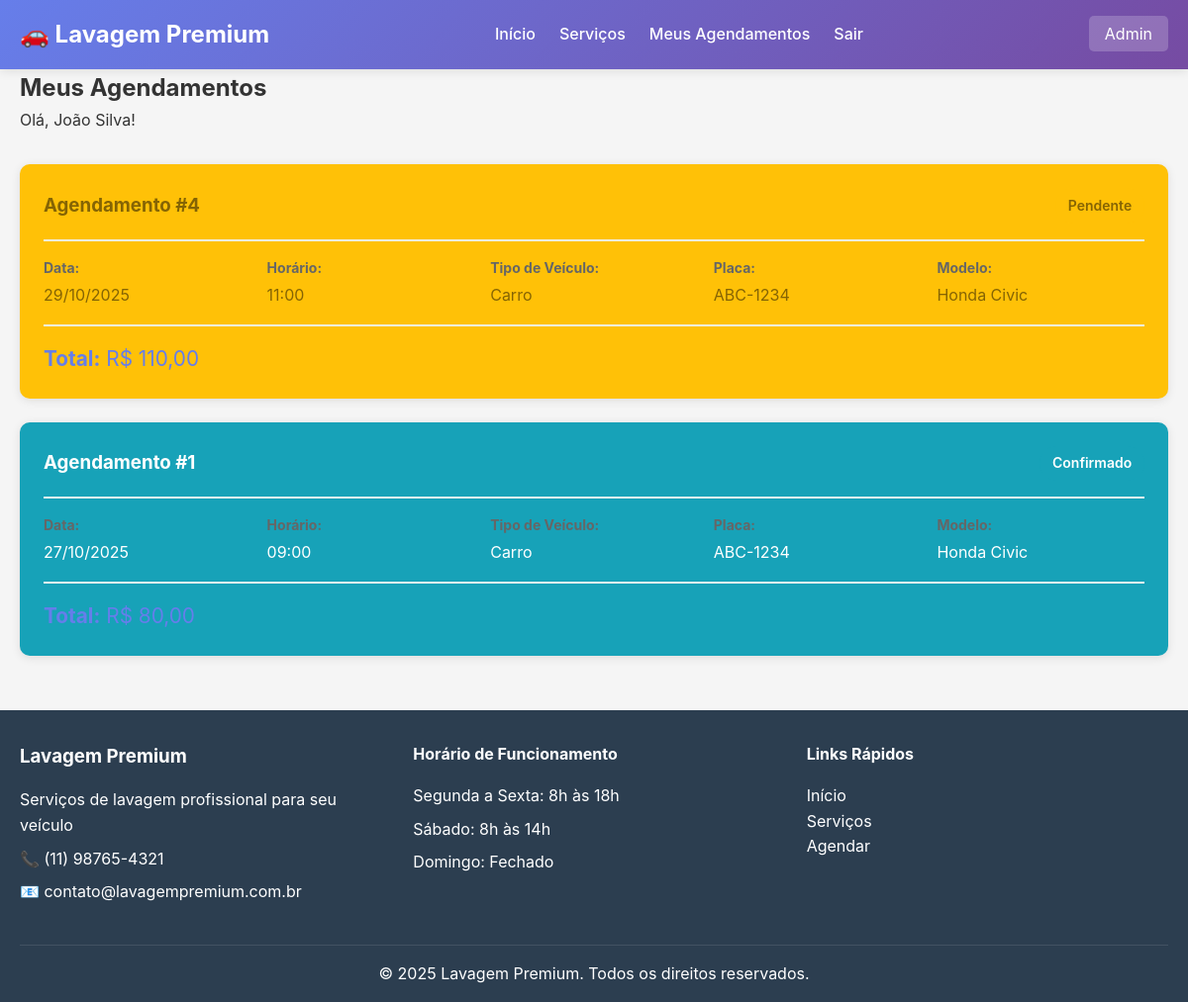
Page /public/meus-agendamentos.php (signed in) on the committed database.
### tables this page shows
CREATE TABLE agendamentos (
    id INT PRIMARY KEY AUTO_INCREMENT,
    cliente_id INT NOT NULL,
    data_agendamento DATE NOT NULL,
    hora_agendamento TIME NOT NULL,
    tipo_veiculo ENUM('moto', 'carro', 'camioneta') NOT NULL,
    placa_veiculo VARCHAR(20),
    modelo_veiculo VARCHAR(100),
    observacoes TEXT,
    valor_total DECIMAL(10,2) NOT NULL,
    status ENUM('pendente', 'confirmado', 'em_andamento', 'concluido', 'cancelado') DEFAULT 'pendente',
    data_criacao TIMESTAMP DEFAULT CURRENT_TIMESTAMP,
    data_atualizacao TIMESTAMP DEFAULT CURRENT_TIMESTAMP ON UPDATE CURRENT_TIMESTAMP,
    FOREIGN KEY (cliente_id) REFERENCES clientes(id),
    INDEX idx_cliente (cliente_id),
    INDEX idx_data (data_agendamento),
    INDEX idx_status (status),
    INDEX idx_data_hora (data_agendamento, hora_agendamento)
);

### app/models/Agendamento.php (called while the page is built, shortened)
<?php
class Agendamento {
    private $conn;
    private $table_name = "agendamentos";
    public function __construct($db = null) {
        if ($db) {
            $this->conn = $db;
        } else {
            $database = new Database();
            $this->conn = $database->getConnection();
        }
    }
    public function readByCliente($cliente_id) {
        $query = "SELECT a.*, c.nome as cliente_nome
                  FROM " . $this->table_name . " a
                  INNER JOIN clientes c ON a.cliente_id = c.id
                  WHERE a.cliente_id = :cliente_id
                  ORDER BY a.data_agendamento DESC, a.hora_agendamento DESC";
        $stmt = $this->conn->prepare($query);
        $stmt->bindParam(":cliente_id", $cliente_id);
        $stmt->execute();
        return $stmt;
    }
}
?>

### config/config.php (called while the page is built, shortened)
<?php
function formatarMoeda($valor) {
    return 'R$ ' . number_format($valor, 2, ',', '.');
}
function formatarData($data) {
    return date('d/m/Y', strtotime($data));
}
?>

### public/meus-agendamentos.php (the view, shortened to what this page needs)
<?php
require_once __DIR__ . '/../config/config.php';
require_once __DIR__ . '/../app/models/Agendamento.php';
$database = new Database();
$db = $database->getConnection();
$agendamento = new Agendamento($db);
$stmt = $agendamento->readByCliente($_SESSION['cliente_id']);
$agendamentos = $stmt->fetchAll(PDO::FETCH_ASSOC);
include __DIR__ . '/../app/views/layouts/header.php';
?>
<div class="container">
    <h2>Meus Agendamentos</h2>
    <p>Olá, <?php echo htmlspecialchars($_SESSION['cliente_nome']); ?>!</p>
    <?php if (empty($agendamentos)): ?>
        <div class="alert alert-info">
            Você ainda não tem agendamentos.
            <br><a href="index.php#servicos">Agendar uma lavagem</a>
        </div>
    <?php else: ?>
        <div class="agendamentos-lista">
            <?php foreach ($agendamentos as $ag): ?>
            <div class="agendamento-card status-<?php echo $ag['status']; ?>">
                <div class="agendamento-header">
                    <h3>Agendamento #<?php echo $ag['id']; ?></h3>
                    <span class="status-badge status-<?php echo $ag['status']; ?>">
                        <?php
                        $status_texto = [
                            'pendente' => 'Pendente',
                            'confirmado' => 'Confirmado',
                            'em_andamento' => 'Em Andamento',
                            'concluido' => 'Concluído',
                            'cancelado' => 'Cancelado'
                        ];
                        echo $status_texto[$ag['status']] ?? $ag['status'];
                        ?>
                    </span>
                </div>
                <div class="agendamento-info">
                    <div class="info-item">
                        <strong>Data:</strong>
                        <?php echo formatarData($ag['data_agendamento']); ?>
                    </div>
                    <div class="info-item">
                        <strong>Horário:</strong>
                        <?php echo date('H:i', strtotime($ag['hora_agendamento'])); ?>
                    </div>
                    <div class="info-item">
                        <strong>Tipo de Veículo:</strong>
                        <?php echo ucfirst($ag['tipo_veiculo']); ?>
                    </div>
                    <?php if (!empty($ag['placa_veiculo'])): ?>
                    <div class="info-item">
                        <strong>Placa:</strong>
                        <?php echo htmlspecialchars($ag['placa_veiculo']); ?>
                    </div>
                    <?php endif; ?>
                    <?php if (!empty($ag['modelo_veiculo'])): ?>
                    <div class="info-item">
                        <strong>Modelo:</strong>
                        <?php echo htmlspecialchars($ag['modelo_veiculo']); ?>
                    </div>
                    <?php endif; ?>
                </div>
                <div class="agendamento-footer">
                    <div class="valor-total">
                        <strong>Total:</strong>
                        <?php echo formatarMoeda($ag['valor_total']); ?>
                    </div>
                </div>
            </div>
            <?php endforeach; ?>
        </div>
    <?php endif; ?>
</div>
<?php include __DIR__ . '/../app/views/layouts/footer.php'; ?>

### public/css/style.css (style rules this page uses)
* { margin: 0; padding: 0; box-sizing: border-box; }
body { font-family: -apple-system, BlinkMacSystemFont, 'Segoe UI', Roboto, 'Helvetica Neue', Arial, sans-serif; line-height: 1.6; color: #333; background-color: #f5f5f5; }
.container { max-width: 1200px; margin: 0 auto; padding: 0 20px; }
.agendamentos-lista { display: grid; gap: 1.5rem; margin-top: 2rem; }
.agendamento-card { background: white; border-radius: 10px; padding: 1.5rem; box-shadow: 0 2px 10px rgba(0,0,0,0.1); }
.agendamento-header { display: flex; justify-content: space-between; align-items: center; margin-bottom: 1rem; padding-bottom: 1rem; border-bottom: 2px solid #eee; }
.agendamento-info { display: grid; grid-template-columns: repeat(auto-fit, minmax(200px, 1fr)); gap: 1rem; margin-bottom: 1rem; }
.info-item strong { display: block; color: #666; font-size: 0.875rem; margin-bottom: 0.25rem; }
.agendamento-footer { display: flex; justify-content: space-between; align-items: center; padding-top: 1rem; border-top: 2px solid #eee; }
.valor-total { font-size: 1.3rem; color: #667eea; }
.status-badge { padding: 0.4rem 0.8rem; border-radius: 20px; font-size: 0.875rem; font-weight: 600; }
.status-pendente { background: #ffc107; color: #856404; }
.status-confirmado { background: #17a2b8; color: white; }

### rows in the picture
agendamentos: id "4", status "Pendente", data_agendamento "29/10/2025", hora_agendamento "11:00", tipo_veiculo "Carro", placa_veiculo "ABC-1234", modelo_veiculo "Honda Civic", valor_total "R$ 110,00"
agendamentos: id "1", status "Confirmado", data_agendamento "27/10/2025", hora_agendamento "09:00", tipo_veiculo "Carro", placa_veiculo "ABC-1234", modelo_veiculo "Honda Civic"

### other values in the picture
$_SESSION['cliente_nome'] "João Silva"
